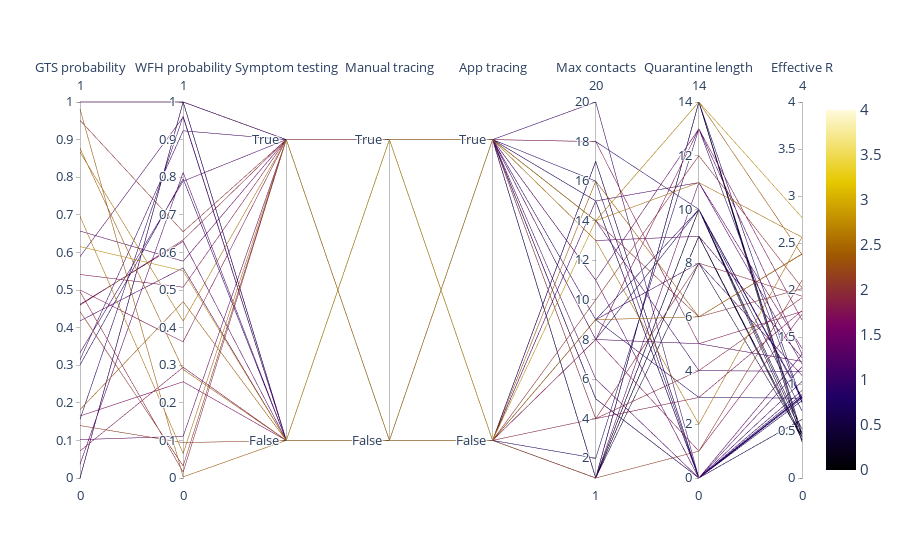

Source (notebook cell):
### Code cell
# Plot hyperparam result
df_ei["do_symptom_testing"] = df_ei["do_symptom_testing"].map({True: 0.9, False: 0.1})
df_ei["do_manual_tracing"] = df_ei["do_manual_tracing"].map({True: 0.9, False: 0.1})
df_ei["do_app_tracing"] = df_ei["do_app_tracing"].map({True: 0.9, False: 0.1})

fig = go.Figure(data=
    go.Parcoords(
        line = dict(color = df_ei["# Tests Needed"],
                   colorscale = "Electric",
                   showscale = True,
                   cmin = 0,
                   cmax = 4),
        dimensions = list([
            dict(range = [0,1],
                 label = "GTS probability", values = df_ei["go_to_school_prob"]),
            dict(range = [0,1],
                 label = "WFH probability", values = df_ei["wfh_prob"]),
            dict(range = [0,1],
                 tickvals = [0.1,0.9],
                 ticktext=["False", "True"],
                 label = 'Symptom testing', values = df_ei['do_symptom_testing']),
            dict(range = [0,1],
                 tickvals = [0.1,0.9],
                 ticktext=["False", "True"],
                 label = 'Manual tracing', values = df_ei['do_manual_tracing']),
            dict(range = [0,1],
                 tickvals = [0.1,0.9],
                 ticktext=["False", "True"],
                 label = 'App tracing', values = df_ei['do_app_tracing']),
            dict(range = [1,20],
                 label = "Max contacts", values = df_ei["max_contacts"]),
            dict(range = [0,14],
                 label = "Quarantine length", values = df_ei["quarantine_length"]),
            dict(range = [0, 4],
                 label = '# Tests Needed', values = df_ei['# Tests Needed'])
        
        ])
    )
               )

fig.update_layout(
    plot_bgcolor = 'white',
    paper_bgcolor = 'white',
    font_size=15
)
fig.show()

### Figure 1 — Plotly figure (JSON) as saved in the notebook; plotly's stock layout.template omitted (floating-point values rounded to 4 significant figures)
{"data": [{"dimensions": [{"label": "GTS probability", "range": [0, 1], "values": [0.4958, 0.1395, 0.5886, 0.6568, 0.3144, 0.9513, 0.981, 0.4426, 0.5413, 0.1021, 0.8666, 0.8767, 0.3007, 0.1649, 0.03655, 0.4597, 0.4178, 0.4619, 0.3332, 0.1817, 0.07181, 0.1561, 0.6155, 0.5002, 0.6961, 1, 1, 0, 0, 0, 0, 0, 0, 0, 0, 0, 0, 0, 0, 0, 0, 0, 0, 0, 0, 0, 0, 1, 0, 0, 0, 0, 0, 0, 0]}, {"label": "WFH probability", "range": [0, 1], "values": [0.01549, 0.09398, 0.9596, 0.5766, 0.9235, 0.655, 0.00304, 0.03212, 0.5074, 0.1109, 0.4172, 0.2886, 0.7957, 0.256, 0.8127, 0.6331, 0.5585, 0.6293, 0.7894, 0.469, 0.2945, 0.9621, 0.5509, 0.3622, 0.0653, 1, 1, 1, 1, 1, 1, 1, 1, 1, 1, 1, 1, 1, 1, 1, 1, 1, 1, 1, 1, 1, 1, 1, 1, 1, 1, 1, 1, 1, 1]}, {"label": "Symptom testing", "range": [0, 1], "ticktext": ["False", "True"], "tickvals": [0.1, 0.9], "values": [0.9, 0.1, 0.1, 0.9, 0.9, 0.9, 0.1, 0.9, 0.9, 0.9, 0.9, 0.1, 0.1, 0.1, 0.1, 0.9, 0.1, 0.1, 0.9, 0.1, 0.1, 0.1, 0.1, 0.9, 0.9, 0.9, 0.9, 0.9, 0.9, 0.9, 0.9, 0.9, 0.9, 0.9, 0.9, 0.9, 0.1, 0.9, 0.1, 0.9, 0.9, 0.9, 0.1, 0.9, 0.9, 0.1, 0.1, 0.9, 0.9, 0.9, 0.9, 0.1, 0.9, 0.1, 0.9]}, {"label": "Manual tracing", "range": [0, 1], "ticktext": ["False", "True"], "tickvals": [0.1, 0.9], "values": [0.1, 0.1, 0.1, 0.9, 0.1, 0.9, 0.1, 0.1, 0.1, 0.1, 0.1, 0.1, 0.9, 0.1, 0.1, 0.1, 0.9, 0.9, 0.9, 0.9, 0.1, 0.9, 0.9, 0.1, 0.1, 0.9, 0.9, 0.9, 0.9, 0.9, 0.9, 0.9, 0.9, 0.9, 0.9, 0.9, 0.9, 0.9, 0.9, 0.9, 0.9, 0.9, 0.1, 0.1, 0.9, 0.9, 0.9, 0.9, 0.9, 0.9, 0.9, 0.9, 0.9, 0.9, 0.9]}, {"label": "App tracing", "range": [0, 1], "ticktext": ["False", "True"], "tickvals": [0.1, 0.9], "values": [0.9, 0.1, 0.1, 0.9, 0.1, 0.9, 0.1, 0.1, 0.9, 0.1, 0.9, 0.1, 0.1, 0.1, 0.9, 0.1, 0.9, 0.9, 0.9, 0.9, 0.1, 0.1, 0.1, 0.9, 0.9, 0.9, 0.9, 0.9, 0.9, 0.9, 0.9, 0.1, 0.1, 0.9, 0.1, 0.9, 0.9, 0.9, 0.9, 0.9, 0.1, 0.1, 0.9, 0.9, 0.1, 0.1, 0.9, 0.9, 0.9, 0.9, 0.9, 0.1, 0.9, 0.9, 0.1]}, {"label": "Max contacts", "range": [1, 20], "values": [4, 1, 15, 11, 9, 14, 16, 10, 4, 1, 13, 9, 2, 8, 11, 4, 8, 13, 14, 14, 8, 9, 14, 18, 14, 5, 1, 15, 1, 18, 5, 17, 1, 1, 1, 5, 15, 1, 1, 9, 1, 17, 1, 20, 1, 17, 1, 6, 8, 1, 1, 15, 1, 16, 1]}, {"label": "Quarantine length", "range": [0, 14], "values": [8, 1, 11, 13, 8, 6, 6, 12, 3, 11, 2, 6, 13, 13, 0, 4, 5, 9, 4, 14, 1, 3, 14, 5, 11, 0, 14, 0, 10, 10, 0, 0, 9, 9, 9, 0, 0, 9, 10, 10, 9, 0, 14, 0, 9, 0, 14, 0, 10, 14, 10, 0, 14, 0, 8]}, {"label": "Effective R", "range": [0, 4], "values": [1.934, 2.103, 1.213, 1.318, 1.091, 2.015, 2.384, 2.024, 1.78, 1.379, 2.563, 2.381, 0.7986, 1.68, 1.315, 1.918, 1.24, 1.278, 1.134, 2.375, 1.742, 0.8495, 2.772, 1.772, 2.561, 0.9309, 0.809, 0.89, 0.4701, 0.858, 0.6231, 0.8618, 0.4395, 0.4086, 0.4392, 0.6231, 0.8229, 0.4392, 0.5189, 0.8381, 0.4395, 0.8683, 0.4357, 1.027, 0.4392, 0.8618, 0.3833, 1.183, 0.7144, 0.3833, 0.4086, 0.8626, 0.4701, 0.8486, 0.4395]}], "line": {"cmax": 4, "cmin": 0, "color": [1.934, 2.103, 1.213, 1.318, 1.091, 2.015, 2.384, 2.024, 1.78, 1.379, 2.563, 2.381, 0.7986, 1.68, 1.315, 1.918, 1.24, 1.278, 1.134, 2.375, 1.742, 0.8495, 2.772, 1.772, 2.561, 0.9309, 0.809, 0.89, 0.4701, 0.858, 0.6231, 0.8618, 0.4395, 0.4086, 0.4392, 0.6231, 0.8229, 0.4392, 0.5189, 0.8381, 0.4395, 0.8683, 0.4357, 1.027, 0.4392, 0.8618, 0.3833, 1.183, 0.7144, 0.3833, 0.4086, 0.8626, 0.4701, 0.8486, 0.4395], "colorscale": [[0, "rgb(0,0,0)"], [0.2, "rgb(30,0,100)"], [0.4, "rgb(120,0,100)"], [0.6, "rgb(160,90,0)"], [0.8, "rgb(230,200,0)"], [1, "rgb(255,250,220)"]], "showscale": true}, "type": "parcoords"}], "layout": {"font": {"size": 15}, "paper_bgcolor": "white", "plot_bgcolor": "white"}}
